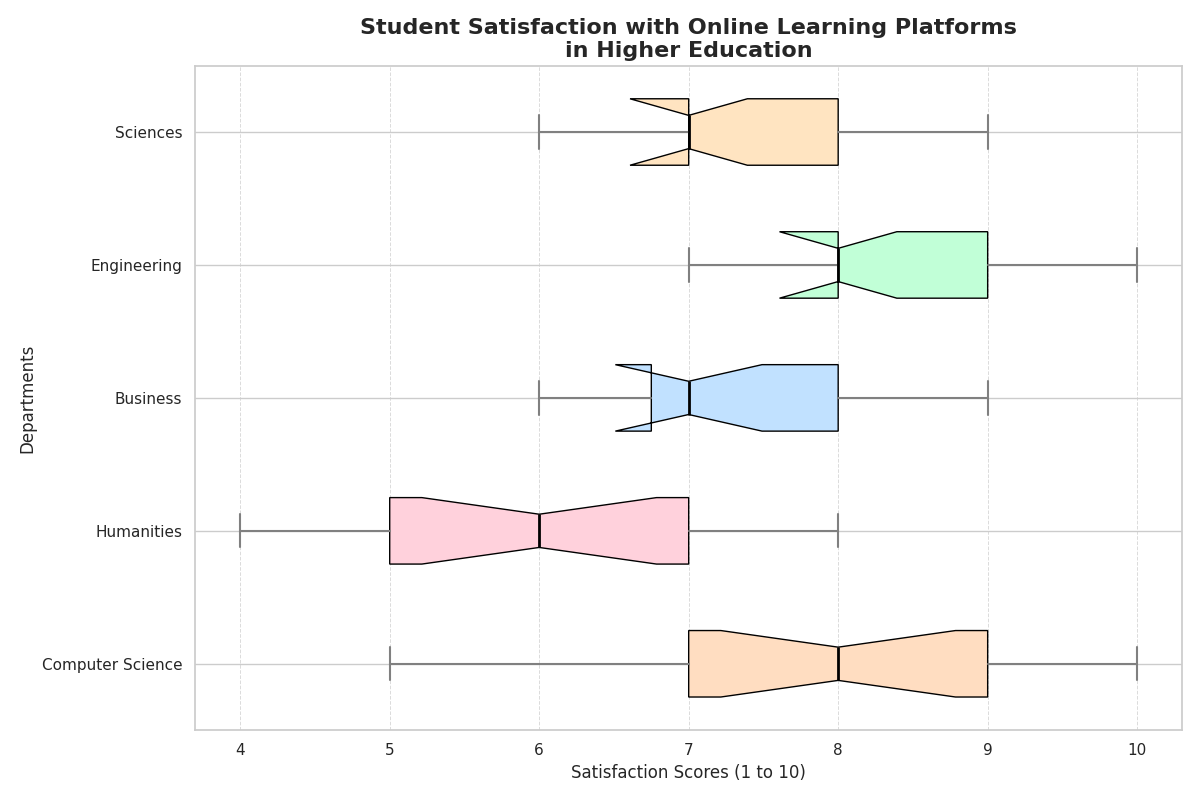

Write the Python code that produced this figure.
import matplotlib.pyplot as plt

# Satisfaction scores (1 to 10 scale) for each department
satisfaction_scores = {
    'Computer Science': [8, 7, 9, 6, 8, 7, 9, 10, 9, 5, 7, 6, 8, 9, 7, 9],
    'Humanities': [6, 5, 7, 8, 6, 5, 6, 7, 5, 5, 6, 7, 5, 8, 4, 5],
    'Business': [7, 8, 6, 8, 7, 7, 9, 6, 6, 7, 7, 6, 7, 8, 9, 7],
    'Engineering': [9, 8, 7, 9, 10, 8, 7, 9, 8, 9, 8, 8, 9, 9, 8, 7],
    'Sciences': [7, 8, 7, 8, 7, 8, 6, 7, 7, 8, 8, 9, 7, 8, 6, 7]
}

# Prepare data and labels
data = list(satisfaction_scores.values())
departments = list(satisfaction_scores.keys())

# Create the horizontal box plot
plt.figure(figsize=(12, 8))
box = plt.boxplot(data, notch=True, vert=False, patch_artist=True, labels=departments)

# Define colors and styling for each department box plot
colors = ['#FFDDC1', '#FFD1DC', '#C1E1FF', '#C1FFD7', '#FFE4C1']
for patch, color in zip(box['boxes'], colors):
    patch.set_facecolor(color)

# Customize other elements of the box plot
plt.title('Student Satisfaction with Online Learning Platforms\nin Higher Education', fontsize=16, fontweight='bold')
plt.xlabel('Satisfaction Scores (1 to 10)', fontsize=12)
plt.ylabel('Departments', fontsize=12)
plt.grid(axis='x', linestyle='--', linewidth=0.7, alpha=0.7)

# Set properties for whiskers and caps
for whisker in box['whiskers']:
    whisker.set(color='grey', linewidth=1.5)

for cap in box['caps']:
    cap.set(color='grey', linewidth=1.5)

for median in box['medians']:
    median.set(color='black', linewidth=2)

# Automatically adjust layout to avoid overlap
plt.tight_layout()

# Display the plot
plt.show()
